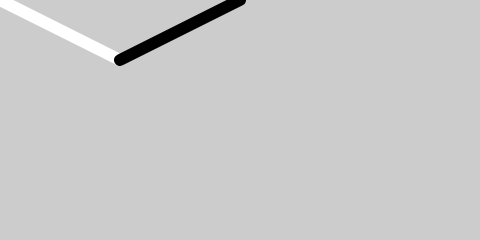
Frame 1 (no input)
Frame 60 (no input): identical to frame 1, image omitted
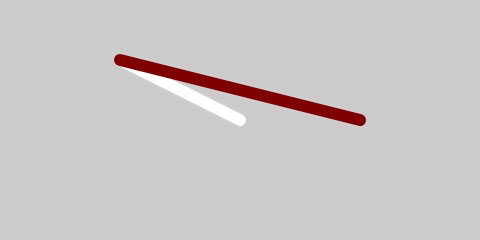
Frame 120 (the mouse pressed at the canvas centre since frame 60)

The p5.js sketch that drew these frames (run headless with seeded random() and noise() and a simulated clock; from frame 60 on, the mouse is pressed at the canvas centre):

// p5.js sketch
// ── sketch.js
function setup() {
  createCanvas(480, 240);
  strokeWeight(12);
}

function draw() {
  background(204);
  stroke(255);
  line(120, 60, mouseX, mouseY); // White line

  let mc = map(mouseX, 0, width, 0, 255);
  let c = color(mc, 0, 0);
  stroke(c)
  let mx = map(mouseX, 0, width, width * 0.5, width);
  line(120, 60, mx, mouseY);      // Red line
}
